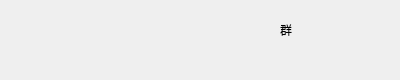
<?xml version="1.0" encoding="UTF-8"?>
<ui version="4.0">
 <class>CChatGroupItem</class>
 <widget class="QWidget" name="CChatGroupItem">
  <property name="geometry">
   <rect>
    <x>0</x>
    <y>0</y>
    <width>400</width>
    <height>80</height>
   </rect>
  </property>
  <property name="minimumSize">
   <size>
    <width>400</width>
    <height>80</height>
   </size>
  </property>
  <property name="maximumSize">
   <size>
    <width>400</width>
    <height>80</height>
   </size>
  </property>
  <property name="windowTitle">
   <string>Form</string>
  </property>
  <widget class="QLabel" name="lb_icon">
   <property name="geometry">
    <rect>
     <x>20</x>
     <y>20</y>
     <width>40</width>
     <height>40</height>
    </rect>
   </property>
   <property name="minimumSize">
    <size>
     <width>40</width>
     <height>40</height>
    </size>
   </property>
   <property name="maximumSize">
    <size>
     <width>40</width>
     <height>40</height>
    </size>
   </property>
   <property name="text">
    <string/>
   </property>
   <property name="pixmap">
    <pixmap>../../../colin3stage_os/Qt_FeiQAndImmCode/IM/images/qq151217-02.png</pixmap>
   </property>
   <property name="scaledContents">
    <bool>true</bool>
   </property>
  </widget>
  <widget class="QLabel" name="lb_name">
   <property name="geometry">
    <rect>
     <x>73</x>
     <y>20</y>
     <width>191</width>
     <height>20</height>
    </rect>
   </property>
   <property name="minimumSize">
    <size>
     <width>191</width>
     <height>20</height>
    </size>
   </property>
   <property name="maximumSize">
    <size>
     <width>191</width>
     <height>20</height>
    </size>
   </property>
   <property name="text">
    <string/>
   </property>
  </widget>
  <widget class="QLabel" name="lb_groupId">
   <property name="geometry">
    <rect>
     <x>70</x>
     <y>50</y>
     <width>201</width>
     <height>16</height>
    </rect>
   </property>
   <property name="minimumSize">
    <size>
     <width>201</width>
     <height>16</height>
    </size>
   </property>
   <property name="maximumSize">
    <size>
     <width>201</width>
     <height>16</height>
    </size>
   </property>
   <property name="text">
    <string/>
   </property>
  </widget>
  <widget class="QLabel" name="label">
   <property name="geometry">
    <rect>
     <x>280</x>
     <y>20</y>
     <width>81</width>
     <height>20</height>
    </rect>
   </property>
   <property name="text">
    <string>群</string>
   </property>
  </widget>
 </widget>
 <resources/>
 <connections/>
</ui>
